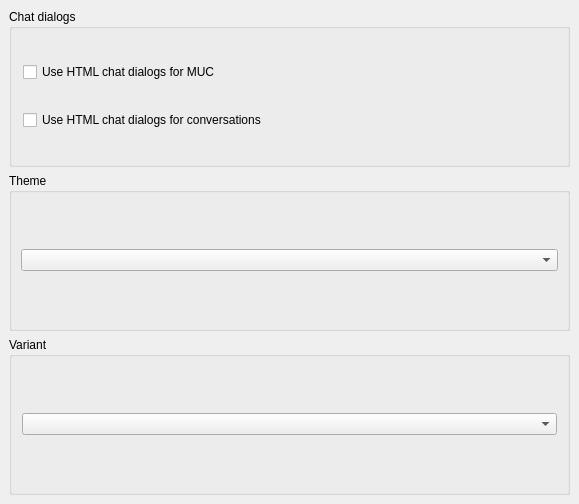
<ui version="4.0" >
 <class>OptTheme</class>
 <widget class="QWidget" name="OptTheme" >
  <property name="geometry" >
   <rect>
    <x>0</x>
    <y>0</y>
    <width>579</width>
    <height>504</height>
   </rect>
  </property>
  <property name="windowTitle" >
   <string>OptThemeUI</string>
  </property>
  <layout class="QVBoxLayout" >
   <property name="spacing" >
    <number>6</number>
   </property>
   <property name="leftMargin" >
    <number>9</number>
   </property>
   <property name="topMargin" >
    <number>9</number>
   </property>
   <property name="rightMargin" >
    <number>9</number>
   </property>
   <property name="bottomMargin" >
    <number>9</number>
   </property>
   <item>
    <widget class="QGroupBox" name="groupBox" >
     <property name="title" >
      <string>Chat dialogs</string>
     </property>
     <layout class="QVBoxLayout" >
      <item>
       <widget class="QCheckBox" name="useHtmlViewInMucCK" >
        <property name="text" >
         <string>Use HTML chat dialogs for MUC</string>
        </property>
       </widget>
      </item>
      <item>
       <widget class="QCheckBox" name="useHtmlViewInChatsCK" >
        <property name="text" >
         <string>Use HTML chat dialogs for conversations</string>
        </property>
       </widget>
      </item>
     </layout>
    </widget>
   </item>
   <item>
    <widget class="QGroupBox" name="groupBox18" >
     <property name="title" >
      <string>Theme</string>
     </property>
     <layout class="QHBoxLayout" >
      <property name="spacing" >
       <number>6</number>
      </property>
      <property name="leftMargin" >
       <number>9</number>
      </property>
      <property name="topMargin" >
       <number>9</number>
      </property>
      <property name="rightMargin" >
       <number>9</number>
      </property>
      <property name="bottomMargin" >
       <number>9</number>
      </property>
      <item>
       <widget class="QComboBox" name="themeCB" />
      </item>
     </layout>
    </widget>
   </item>
   <item>
    <widget class="QGroupBox" name="groupBox17" >
     <property name="title" >
      <string>Variant</string>
     </property>
     <layout class="QVBoxLayout" >
      <property name="spacing" >
       <number>6</number>
      </property>
      <property name="leftMargin" >
       <number>10</number>
      </property>
      <property name="topMargin" >
       <number>10</number>
      </property>
      <property name="rightMargin" >
       <number>10</number>
      </property>
      <property name="bottomMargin" >
       <number>10</number>
      </property>
      <item>
       <widget class="QComboBox" name="variantCB" />
      </item>
     </layout>
    </widget>
   </item>
  </layout>
 </widget>
 <layoutdefault spacing="6" margin="11" />
 <pixmapfunction>qPixmapFromMimeSource</pixmapfunction>
 <resources/>
 <connections/>
</ui>
